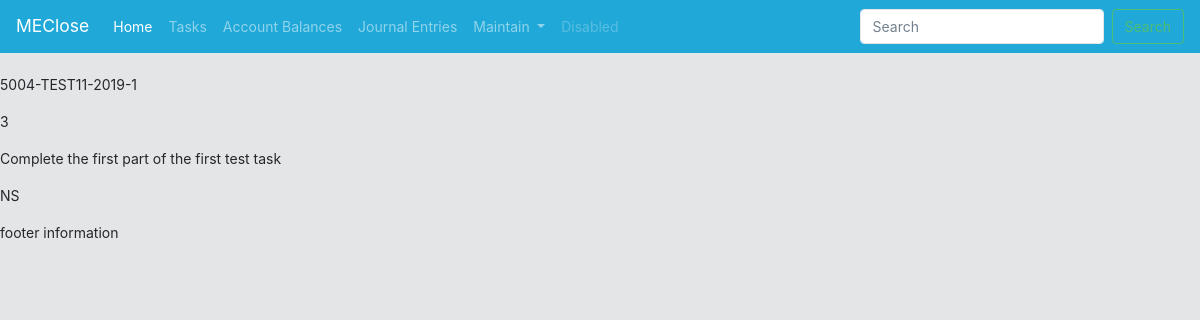
The app's page /ClosePortal/subtasks/9, older data.
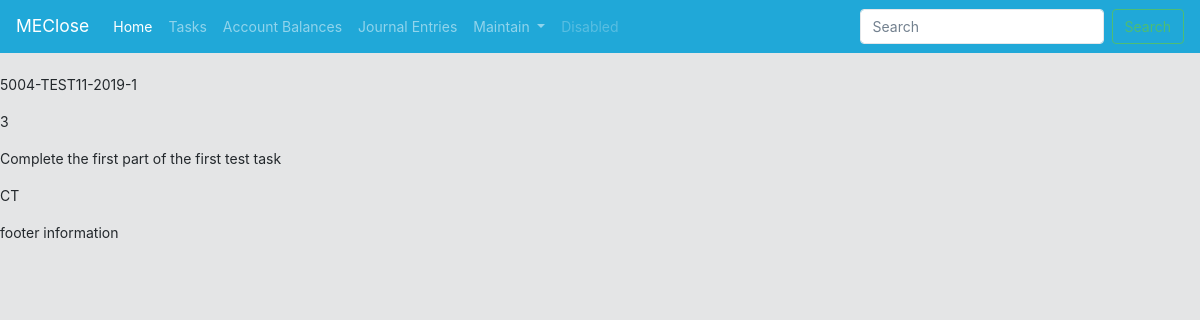
The same page, newer data.
### CloseApplication/models.py (models this page shows, shortened)
class subTaskChecklist(models.Model):
    taskId = models.ForeignKey(TaskChecklist, related_name="taskId_taskId", on_delete=models.CASCADE) #this field is our associated between the parent task and subtask(s). Cascade is utilize to remove the subtasks if parent task is removed
    subTaskNumber = models.IntegerField(max_length=2, default=1) #Maximum number of subtasks set to 99
    subTaskDescription = models.CharField(max_length=200)
    subTaskStatus = models.CharField(max_length=2, choices = statusChoices)

class TaskChecklist(models.Model):
    occurenceChoices = (
        ('D', 'Daily'),
        ('W', 'Weekly'),
        ('M', 'Monthly'),
        ('Q', 'Quarterly'),
        ('A', 'Annually'),
    )
    taskId = models.CharField(max_length=8)
    taskTBMapping = models.CharField(max_length=200, default="Not Assigned") #For assigning tasks to a TB FSLI
    taskDescription = models.CharField(max_length=200)
    taskYear = models.IntegerField(max_length=4)
    taskPeriod = models.IntegerField(max_length=2, choices = periodChoices)
    taskOccurence = models.CharField(max_length=2, choices = occurenceChoices)
    taskOwnerId = models.ForeignKey(User, on_delete=models.PROTECT) #For documentation purposes we want to preserve who the owner of a task was, and as such protect is utilized to not allow deletion of the referenced object
    isJE = models.CharField(max_length=3, choices=binaryChoice)
    pub_date = models.DateTimeField('date published')
    due_date = models.DateField(("Due Date"), default=datetime.date.today)
    entity = models.ForeignKey(userDefinedEntity, on_delete=models.PROTECT, related_name="entity_TaskChecklist", default=1)
    class Meta:
        constraints = [
            models.UniqueConstraint(fields=['taskId', 'entity', 'taskPeriod', 'taskYear'], name='unique_EntityUser')
        ]
    def __str__(self):
        return str(self.entity) + "-" + str(self.taskId) + "-" + str(self.taskYear) + "-" + str(self.taskPeriod)

class userDefinedEntity(models.Model):
    entity = models.CharField(max_length=200, default="Select Entity")
    def __str__(self):
        return self.entity

### CloseApplication/views.py (the view)
# urls.py: path('subtasks/<int:pk>', views.SubTaskChecklistDetail.as_view(), name='subtaskdetail'),
class SubTaskChecklistDetail(DetailView):
    template_name = 'CloseApplication/subtaskchecklist/subtaskchecklist_detail.html'
    model = subTaskChecklist

### CloseApplication/templates/CloseApplication/subtaskchecklist/subtaskchecklist_detail.html (shortened to what this page needs)
{% extends "CloseApplication/base.html" %}
{% block content %}
    <p>{{ object.taskId }}</p>
    <p>{{ object.subTaskNumber }}</p>
    <p>{{ object.subTaskDescription }}</p>
    <p>{{ object.subTaskStatus }}</p>
{% endblock %}

Row changes from the older to the newer data that the page shows:
changed subTaskChecklist "Complete the first part of the first test task": subTaskStatus "NS" → "CT"
